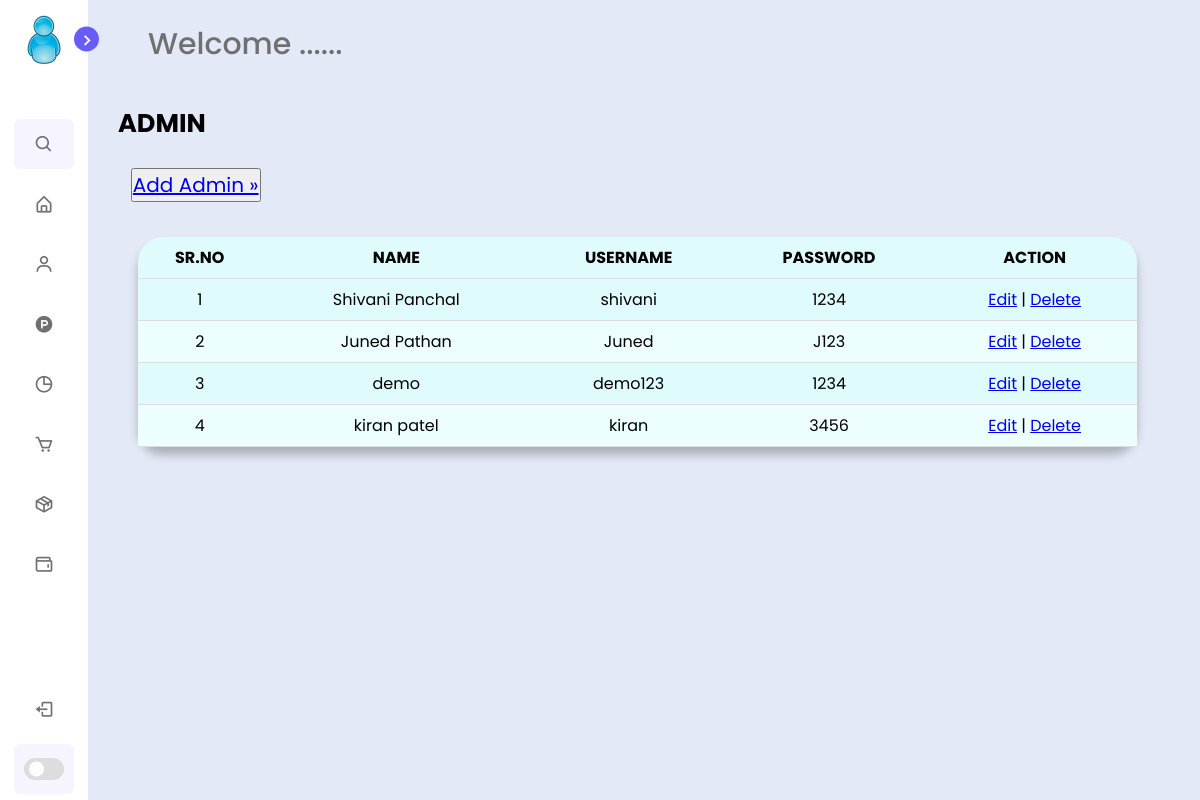
The app's page /admin.php, older data.
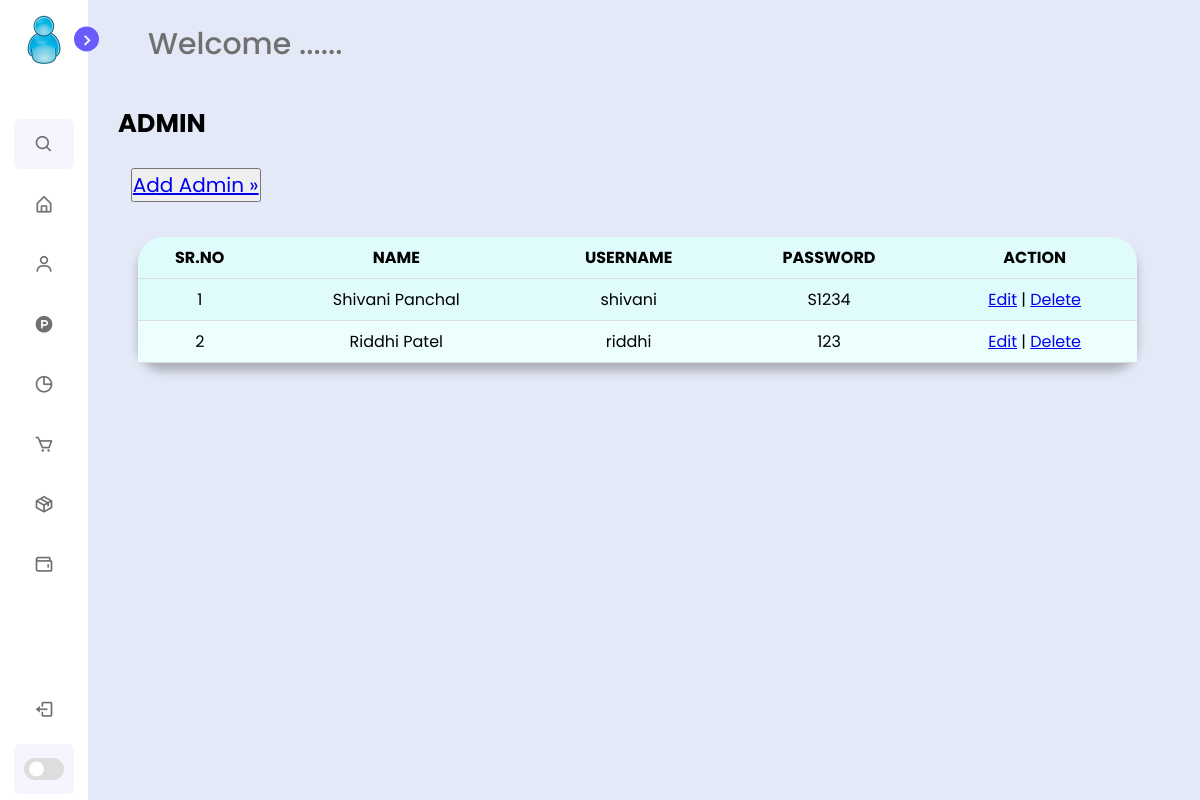
The same page, newer data.
### tables this page shows
CREATE TABLE `userdetails` (
  `id` int(10) NOT NULL,
  `name` varchar(255) NOT NULL,
  `username` varchar(255) NOT NULL,
  `password` varchar(255) NOT NULL,
  `role` int(6) NOT NULL
);

### admin.php (the view, shortened to what this page needs)
<?php
include_once ('./Database/mydb.php');
$result = mysqli_query($connection,"SELECT * FROM userdetails ORDER BY role ASC");
?>
<!DOCTYPE html>
<html lang="en">
    <head>
        <link rel="stylesheet" href="./css/mystyle.css">
        <link href='https://unpkg.com/boxicons@2.1.1/css/boxicons.min.css' rel='stylesheet'>
        <link rel="stylesheet" href="https://cdnjs.cloudflare.com/ajax/libs/font-awesome/4.7.0/css/font-awesome.min.css">
    </head>
    <body>
        <?php
        include './admin/asidebar.php';
        ?>
        <section class="home">
            <div class="text"> Welcome ...... </div>
                <div class="main">
                        &nbsp;&nbsp;&nbsp;<h2 class="title1">ADMIN</h2>
                        <br>
                        &nbsp;&nbsp;&nbsp;<button><a href="addadmin.php" style="font-size: 20px">
                                Add Admin &raquo;</a></button>
            <br><br>
            <div class="col-div-8">
                    <div class="box-8">
            <div align="center">
                <table class="table">
                    <thead>
                        <th>SR.NO</th>
                        <th>NAME</th>
                        <th>USERNAME</th>
                        <th>PASSWORD</th>
                        <th>ACTION</th>
                    </thead>
                    <tbody>
                    <?php $counter=1;
                                    while($res = mysqli_fetch_array($result)){
                                        ?>
                                    <tr>
                                    <?php if($res['role']==1){
                                         echo "<td>". $counter."</td>";
                                        echo "<td>".$res['name']."</td>";
                                        echo "<td>". $res['username']."</td>";
                                        echo "<td>".$res['password']."</td>";
                                        echo "<td> <a href='editadmin.php?eid={$res['id']}'>Edit</a> | <a href='admin.php ? did={$res['id']}]'>Delete</a> </td>";
                                        }?>
                            </tr> <?php $counter++; } ?>
          </tbody>
                                    </div>
                                    </div>
                </div>
            </div>
    </section>
</body>
</html>

Row changes from the older to the newer data that the page shows:
removed userdetails: name "Juned Pathan", username "Juned", password "J123"
removed userdetails: name "demo", username "demo123", password "1234"
removed userdetails: name "kiran patel", username "kiran", password "3456"
changed userdetails "Shivani Panchal": password "1234" → "S1234"
now on this page (row edited): userdetails: name "Riddhi Patel", username "riddhi", password "123"
